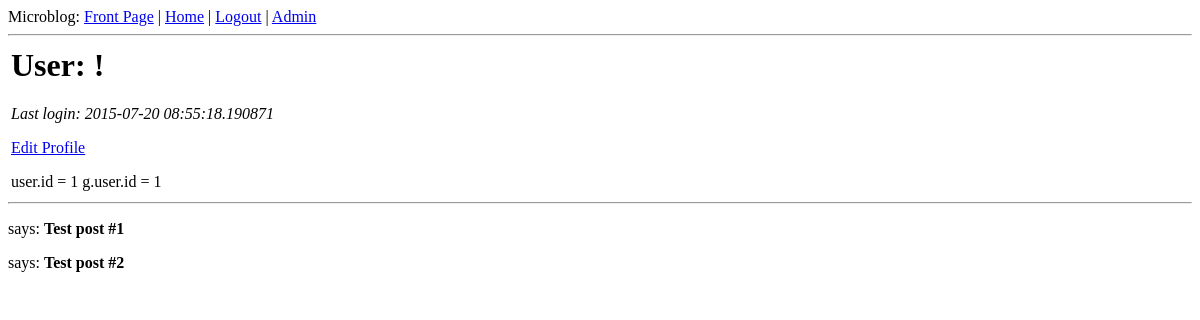
The page /user/admin (signed in) on the database as committed earlier.
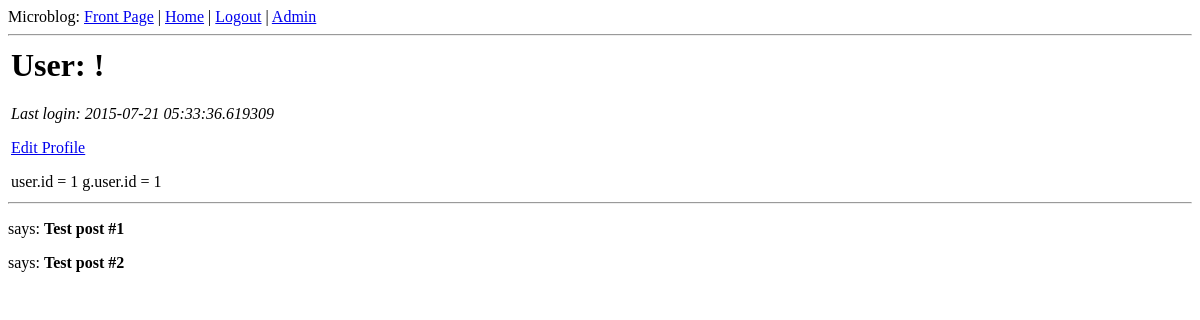
The same page on the database as committed later.
### app/models.py (models this page shows, shortened)
class User(db.Model):
    id = db.Column(db.Integer, primary_key=True)
    username = db.Column(db.String(64), index=True, unique=True)
    password = db.Column(db.String(64), index=True)
    posts = db.relationship('Post', backref='author', lazy='dynamic')
    last_seen = db.Column(db.DateTime)
    about_me = db.Column(db.String(140))
    '''
    def __init__(self, username, password):
        self.username = username
        self.password = password
        self.last_seen = db.datetime
    '''
    def is_authenticated(self):
        return True

### app/views.py (the view)
@app.route('/user/<username>')
@login_required
def user(username):
	user = User.query.filter_by(username=username).first()
	if user == None:
		flash('User %s was not found.' % username)
		return redirect(url_for('index'))
	posts = [
		{'author': user, 'body': 'Test post #1'},
		{'author': user, 'body': 'Test post #2'}
	]
	return render_template('user.html',
							user=user,
							posts=posts)

### app/views.py (called while the page is built)
@lm.user_loader
def load_user(id):
	return User.query.get(int(id))

@app.before_request
def before_request():
	'''
	Check if user login in stored in flask session imported helper
	'''
	g.user = current_user
	if g.user.is_authenticated():
		g.user.last_seen = datetime.utcnow()
		db.session.add(g.user)
		db.session.commit()

### app/templates/user.html (shortened to what this page needs)
{% extends "base.html" %}
{% block content %}
  <table>
    <tr valign="top">
      <td>
        <h1>User: {{ user.nickname }}!</h1>
            {% if user.last_seen %}<p><i>Last login: {{ user.last_seen }}</i></p>{% endif %}
            {% if user.id == g.user.id %}<p><a href={{ url_for('edit') }}>Edit Profile</a></p>{% endif %}
            <p>user.id = {{ user.id }} g.user.id = {{ g.user.id }}</p>
      </td>
    </tr>
  </table>
  <hr>
  {% for post in posts %}
  <p>
    {{ post.author.nickname }} says: <b>{{ post.body }}</b>
  </p>
  {% endfor %}
{% endblock %}

### app/templates/base.html (shortened to what this page needs)
<html>
  <head>
  </head>
  <body>
    <div>Microblog:
      <a href="{{ url_for('home') }}">Front Page</a>
      {% if g.user.is_authenticated() %}
      | <a href="{{ url_for('user', username=g.user.username) }}">Home</a>
      | <a href="{{ url_for('logout') }}">Logout</a>
      {% if g.user.username == 'admin' %}
      | <a href="{{ url_for('admin')}}">Admin</a>
      {% endif %}
      {% else %}
      | <a href="{{ url_for('login') }}">Login</a>
      {% endif %}
    </div>
    <hr>
    {% block content %}{% endblock %}
  </body>
</html>

Rows that differ between the two databases and show on the page:
changed User id 1: last_seen "2015-07-20 08:55:18.190871" → "2015-07-21 05:33:36.619309"
